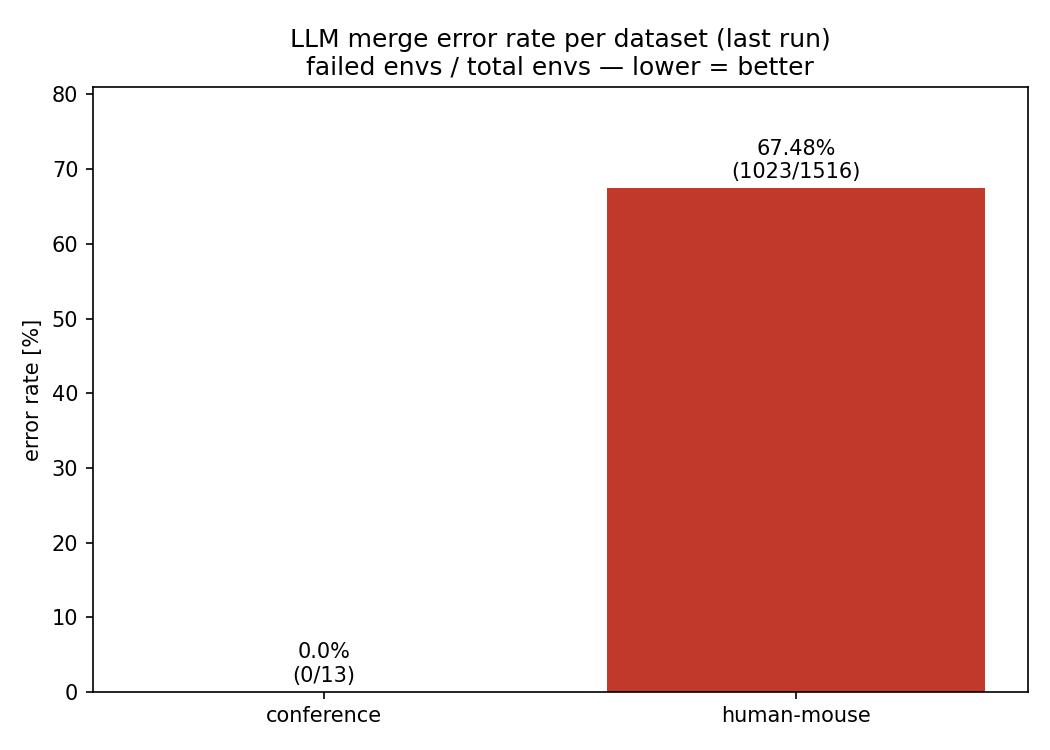

This figure's Python source:
#!/usr/bin/env python3
"""LLM error-rate per dataset, read from logs/app.log.

For each requested dataset we locate its LAST run in the log (runs are delimited
by 'Arguments loaded ... base: tests/inputs/<dataset>/...') and compute:

    error_rate = failed_environments / total_environments

where
    total_environments  = N from 'Merging N environments'      (that run)
    failed_environments = count of 'LLM response could not be parsed'  (that run)

A "failed" environment is one where the LLM response could not be parsed and the
pipeline fell back to the deterministic collapse_alignments merge.

Usage:
    uv run python error_rate.py --log ../../../logs/app.log \\
        --dataset conference --dataset human-mouse \\
        --out-csv error_rate.csv --out-jpg error_rate.jpg
"""

import argparse
import csv
import re
import sys
from pathlib import Path

import matplotlib

matplotlib.use("Agg")
import matplotlib.pyplot as plt

ARGS_RE = re.compile(r"Arguments loaded .* base:\s*(\S+)")
INPUT_RE = re.compile(r"tests/inputs/([^/]+)/")
MERGING_RE = re.compile(r"Merging\s+(\d+)\s+environments")
ENV_ID_RE = re.compile(r"env\s+(\d+):")
PARSE_FAIL = "could not be parsed"          # WARNING: malformed JSON → fallback
EMPTY_GRAPH = "LLM returned EMPTY merged graph"  # ERROR: parsed but empty result


def parse_log(log_path: Path) -> dict[str, dict]:
    """Return {dataset: run_info} for the LAST run of each dataset.

    An environment counts as failed if its 'env N:' id appears in either failure
    mode (parse failure or empty merged graph) or in any ERROR-level line.
    failed_environments is the count of DISTINCT failed env ids (no double count)."""
    last: dict[str, dict] = {}
    cur_ds: str | None = None
    cur: dict | None = None

    def flush() -> None:
        if cur_ds is not None and cur is not None:
            last[cur_ds] = cur          # overwrite → keeps the last run per dataset

    with open(log_path, encoding="utf-8", errors="replace") as f:
        for line in f:
            m = ARGS_RE.search(line)
            if m:
                flush()
                im = INPUT_RE.search(m.group(1))
                cur_ds = im.group(1) if im else None
                cur = {"total": None, "failed_ids": set(),
                       "parse_fail": 0, "empty_graph": 0, "other_error": 0}
                continue
            if cur is None:
                continue
            mm = MERGING_RE.search(line)
            if mm:
                cur["total"] = int(mm.group(1))
                continue
            is_parse = PARSE_FAIL in line
            is_empty = EMPTY_GRAPH in line
            is_error = "| ERROR " in line
            if is_parse or is_empty or is_error:
                idm = ENV_ID_RE.search(line)
                if idm:
                    cur["failed_ids"].add(int(idm.group(1)))
                if is_parse:
                    cur["parse_fail"] += 1
                elif is_empty:
                    cur["empty_graph"] += 1
                elif is_error:
                    cur["other_error"] += 1
    flush()
    return last


def main() -> None:
    parser = argparse.ArgumentParser(description=__doc__, formatter_class=argparse.RawDescriptionHelpFormatter)
    parser.add_argument("--log", required=True, type=Path)
    parser.add_argument("--dataset", action="append", required=True,
                        help="Dataset name (matches tests/inputs/<name>/). Repeatable.")
    parser.add_argument("--out-csv", type=Path, required=True)
    parser.add_argument("--out-jpg", type=Path, required=True)
    args = parser.parse_args()

    if not args.log.exists():
        sys.exit(f"log not found: {args.log}")

    runs = parse_log(args.log)

    rows: list[dict] = []
    for ds in args.dataset:
        info = runs.get(ds)
        if info is None:
            print(f"  WARNING: no run found for '{ds}' in {args.log}")
            rows.append({"dataset": ds, "total_environments": 0,
                         "failed_environments": 0, "parse_fail": 0,
                         "empty_graph": 0, "other_error": 0, "error_rate_pct": None})
            continue
        total = info["total"]
        failed = len(info["failed_ids"])
        rate = round(100.0 * failed / total, 2) if total else None
        rows.append({"dataset": ds, "total_environments": total or 0,
                     "failed_environments": failed,
                     "parse_fail": info["parse_fail"],
                     "empty_graph": info["empty_graph"],
                     "other_error": info["other_error"],
                     "error_rate_pct": rate})
        print(f"  [{ds}] last run: {failed}/{total} envs failed "
              f"(parse={info['parse_fail']} empty={info['empty_graph']} "
              f"other_error={info['other_error']}) "
              f"→ error rate {rate if rate is not None else 'n/a'}%")

    # ── CSV ──────────────────────────────────────────────────────────────────
    args.out_csv.parent.mkdir(parents=True, exist_ok=True)
    with args.out_csv.open("w", newline="", encoding="utf-8") as f:
        w = csv.DictWriter(f, fieldnames=["dataset", "total_environments",
                                          "failed_environments", "parse_fail",
                                          "empty_graph", "other_error", "error_rate_pct"])
        w.writeheader()
        w.writerows(rows)
    print(f"  wrote {args.out_csv}")

    # ── chart ─────────────────────────────────────────────────────────────────
    labels = [r["dataset"] for r in rows]
    rates = [r["error_rate_pct"] or 0 for r in rows]
    fig, ax = plt.subplots(figsize=(7, 5))
    bars = ax.bar(labels, rates, color="#c0392b")
    ax.set_title("LLM merge error rate per dataset (last run)\n"
                 "failed envs / total envs — lower = better")
    ax.set_ylabel("error rate [%]")
    ax.bar_label(bars,
                 labels=[("n/a" if r["error_rate_pct"] is None
                          else f"{r['error_rate_pct']}%\n({r['failed_environments']}/{r['total_environments']})")
                         for r in rows],
                 padding=3)
    ax.margins(y=0.2)
    fig.tight_layout()
    fig.savefig(args.out_jpg, dpi=150)
    print(f"  wrote {args.out_jpg}")


if __name__ == "__main__":
    main()
